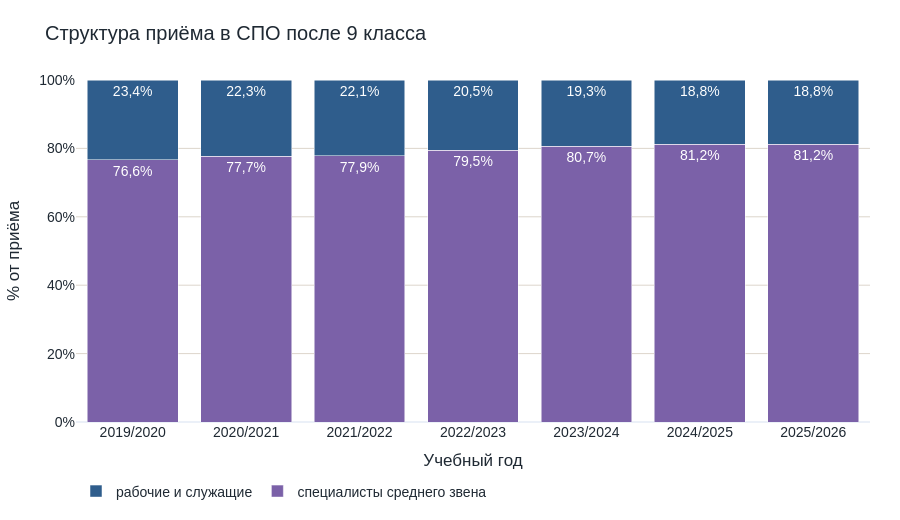

Here is the notebook cell this chart was saved with:
### Code cell
spo_programs = task1.assign(
    specialist_share=task1["spo_admitted_specialists_after_9"]
    / task1["spo_admitted_after_9"]
    * 100,
    worker_share=task1["spo_admitted_workers_after_9"]
    / task1["spo_admitted_after_9"]
    * 100,
)

fig = go.Figure()
fig.add_bar(
    x=spo_programs["academic_year"],
    y=spo_programs["specialist_share"],
    name="специалисты среднего звена",
    marker_color=COLORS["purple"],
    text=[pct(v) for v in spo_programs["specialist_share"]],
    textposition="inside",
)
fig.add_bar(
    x=spo_programs["academic_year"],
    y=spo_programs["worker_share"],
    name="рабочие и служащие",
    marker_color=COLORS["blue"],
    text=[pct(v) for v in spo_programs["worker_share"]],
    textposition="inside",
)
fig.update_layout(barmode="stack")
fig.update_yaxes(ticksuffix="%", range=[0, 100])
finish(fig, "Структура приёма в СПО после 9 класса", "Учебный год", "% от приёма")

### Figure 1 — Plotly figure (JSON) as saved in the notebook; plotly's stock layout.template omitted (floating-point values rounded to 4 significant figures)
{"data": [{"marker": {"color": "#7b61a8"}, "name": "специалисты среднего звена", "text": ["76,6%", "77,7%", "77,9%", "79,5%", "80,7%", "81,2%", "81,2%"], "textposition": "inside", "type": "bar", "x": ["2019/2020", "2020/2021", "2021/2022", "2022/2023", "2023/2024", "2024/2025", "2025/2026"], "y": [76.62, 77.73, 77.92, 79.46, 80.7, 81.23, 81.19]}, {"marker": {"color": "#2f5d8c"}, "name": "рабочие и служащие", "text": ["23,4%", "22,3%", "22,1%", "20,5%", "19,3%", "18,8%", "18,8%"], "textposition": "inside", "type": "bar", "x": ["2019/2020", "2020/2021", "2021/2022", "2022/2023", "2023/2024", "2024/2025", "2025/2026"], "y": [23.38, 22.27, 22.08, 20.54, 19.3, 18.77, 18.81]}], "layout": {"barmode": "stack", "font": {"color": "#1f2933", "family": "Arial", "size": 14}, "height": 520, "legend": {"orientation": "h", "x": 0, "xanchor": "left", "y": -0.25, "yanchor": "bottom"}, "margin": {"b": 90, "l": 60, "r": 30, "t": 80}, "title": {"text": "Структура приёма в СПО после 9 класса"}, "xaxis": {"showgrid": false, "title": {"text": "Учебный год"}}, "yaxis": {"gridcolor": "#ddd6cc", "range": [0, 100], "ticksuffix": "%", "title": {"text": "% от приёма"}}}}
